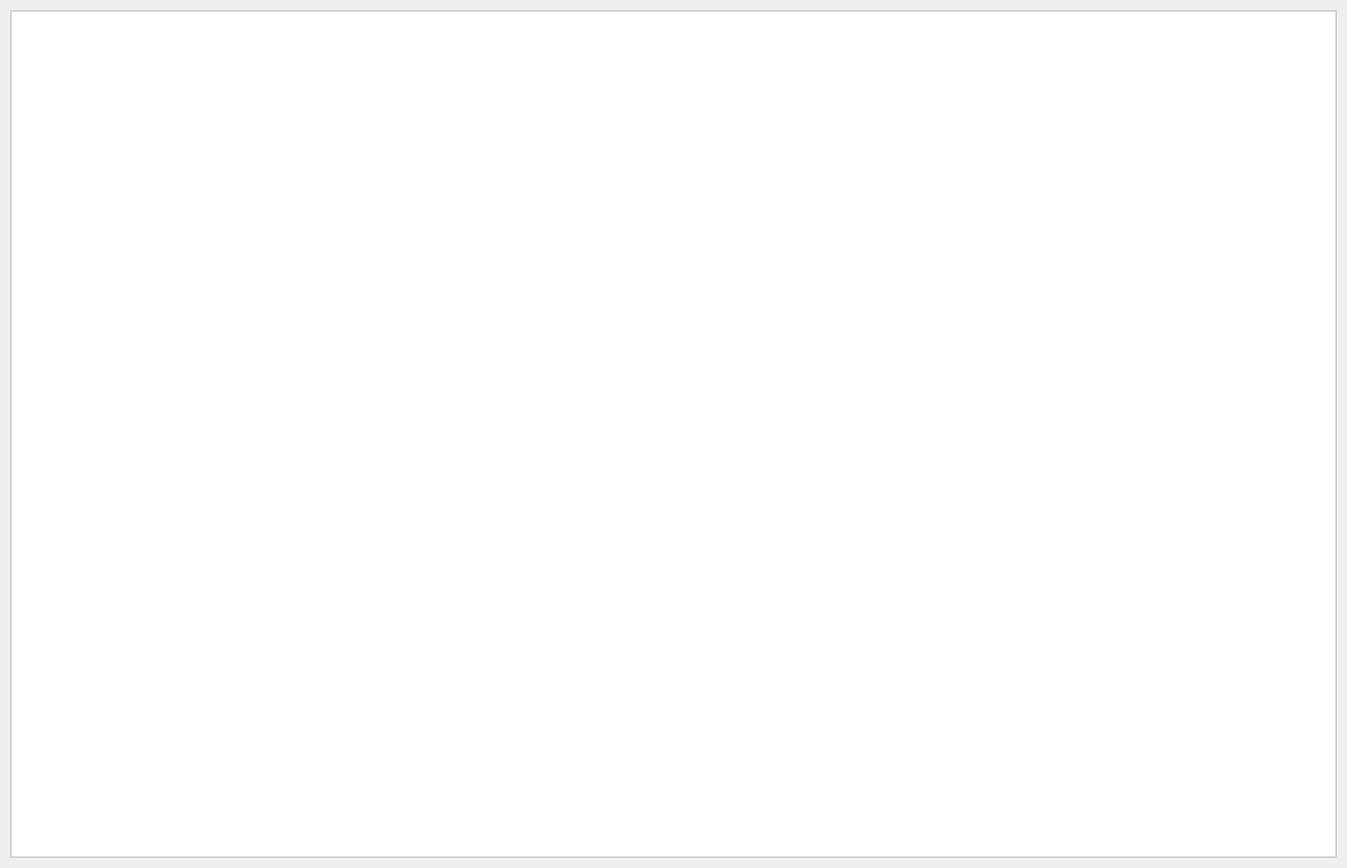
<?xml version="1.0" encoding="UTF-8"?>
<ui version="4.0">
 <class>consolePage</class>
 <widget class="QWidget" name="consolePage">
  <property name="geometry">
   <rect>
    <x>0</x>
    <y>0</y>
    <width>1420</width>
    <height>915</height>
   </rect>
  </property>
  <property name="windowTitle">
   <string>Form</string>
  </property>
  <layout class="QHBoxLayout" name="horizontalLayout">
   <item>
    <widget class="QTextBrowser" name="console"/>
   </item>
  </layout>
 </widget>
 <resources/>
 <connections/>
</ui>
